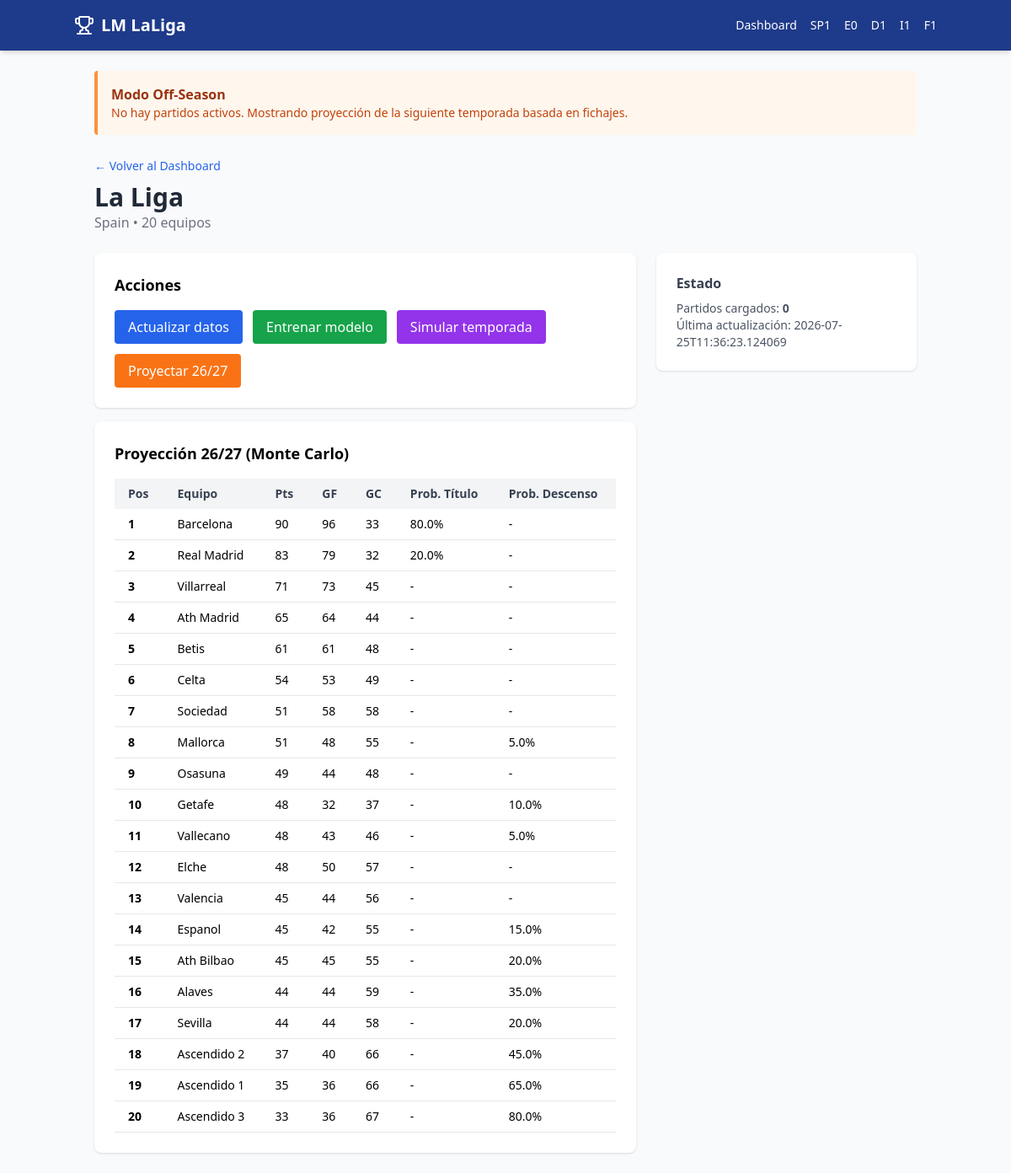
/league/SP1, run on the app's committed database.
### tables this page shows
CREATE TABLE leagues (
    id INTEGER PRIMARY KEY,
    code TEXT UNIQUE NOT NULL,
    name TEXT NOT NULL,
    country TEXT,
    season TEXT,
    last_updated TEXT,
    is_active INTEGER DEFAULT 0
);

CREATE TABLE simulations (
    id INTEGER PRIMARY KEY,
    model_run_id INTEGER NOT NULL,
    sim_count INTEGER,
    standings_json TEXT, label TEXT DEFAULT 'Temporada actual',
    FOREIGN KEY (model_run_id) REFERENCES model_runs(id)
);

### app/routers/leagues.py (the view)
@router.get("/league/{league_code}")
async def league_detail(request: Request, league_code: str, db=Depends(get_db_dependency)):
    config = get_league_config(league_code)
    cursor = await db.execute(
        "SELECT * FROM leagues WHERE code=?", (league_code,)
    )
    league_row = await cursor.fetchone()
    cursor = await db.execute(
        "SELECT COUNT(*) as total FROM matches WHERE league_code=?", (league_code,)
    )
    match_count = (await cursor.fetchone())["total"]
    offseason = await is_offseason(db, league_code)
    cursor = await db.execute(
        """
        SELECT s.standings_json, s.label
        FROM simulations s
        LEFT JOIN model_runs mr ON s.model_run_id = mr.id
        WHERE mr.league_code = ? OR s.model_run_id IS NULL
        ORDER BY s.id DESC
        LIMIT 1
        """,
        (league_code,)
    )
    sim_row = await cursor.fetchone()
    sim_standings = json.loads(sim_row["standings_json"]) if sim_row else None
    sim_label = sim_row["label"] if sim_row else None
    next_label = config.get("next_season", {}).get("label", "próxima temporada")
    return templates.TemplateResponse(
        request,
        "league_detail.html",
        {
            "league": config,
            "league_code": league_code,
            "db_league": dict(league_row) if league_row else None,
            "match_count": match_count,
            "is_offseason": offseason,
            "sim_standings": sim_standings,
            "sim_label": sim_label,
            "next_season_label": next_label
        }
    )

### app/templates/league_detail.html (shortened to what this page needs)
{% extends "base.html" %}
{% block content %}
{% if is_offseason %}
<div class="bg-orange-50 border-l-4 border-orange-400 p-4 mb-6 rounded">
    <p class="font-semibold text-orange-800">Modo Off-Season</p>
    <p class="text-sm text-orange-700">No hay partidos activos. Mostrando proyección de la siguiente temporada basada en fichajes.</p>
</div>
{% endif %}
<div class="mb-6">
    <a href="/" class="text-blue-600 hover:underline text-sm">← Volver al Dashboard</a>
    <h1 class="text-3xl font-bold mt-2 text-gray-800">{{ league.name }}</h1>
    <p class="text-gray-500">{{ league.country }} • {{ league.teams }} equipos</p>
</div>
<div class="grid grid-cols-1 lg:grid-cols-3 gap-6">
    <div class="lg:col-span-2 space-y-4">
        <div class="bg-white rounded-lg shadow p-6">
            <h2 class="text-lg font-bold mb-4">Acciones</h2>
            <div class="flex flex-wrap gap-3">
                <button hx-post="/api/jobs/?job_type=update_data&league_code={{ league_code }}"
                        hx-target="#job-container"
                        hx-swap="beforeend"
                        class="bg-blue-600 text-white px-4 py-2 rounded hover:bg-blue-700 transition">
                    Actualizar datos
                </button>
                <button hx-post="/api/jobs/?job_type=train&league_code={{ league_code }}"
                        hx-target="#job-container"
                        hx-swap="beforeend"
                        class="bg-green-600 text-white px-4 py-2 rounded hover:bg-green-700 transition">
                    Entrenar modelo
                </button>
                <button hx-post="/api/jobs/?job_type=simulate&league_code={{ league_code }}"
                        hx-target="#job-container"
                        hx-swap="beforeend"
                        class="bg-purple-600 text-white px-4 py-2 rounded hover:bg-purple-700 transition">
                    Simular temporada
                </button>
                <button hx-post="/api/jobs/?job_type=project_next_season&league_code={{ league_code }}"
                        hx-target="#job-container"
                        hx-swap="beforeend"
                        class="bg-orange-500 text-white px-4 py-2 rounded hover:bg-orange-600 transition">
                    Proyectar {{ next_season_label }}
                </button>
            </div>
        </div>
        {% if sim_standings %}
        <div class="bg-white rounded-lg shadow p-6">
            <h2 class="text-lg font-bold mb-4">
                {{ sim_label or "Clasificación Proyectada" }} (Monte Carlo)
            </h2>
            {% with standings=sim_standings %}
                {% include "partials/standings_table.html" %}
            {% endwith %}
        </div>
        {% else %}
        <div class="bg-white rounded-lg shadow p-6">
            <h2 class="text-lg font-bold mb-4">Clasificación</h2>
            <p class="text-gray-500">Entrena un modelo y ejecuta una simulación para ver la clasificación proyectada.</p>
        </div>
        {% endif %}
    </div>
    <div class="space-y-4">
        <div class="bg-white rounded-lg shadow p-6">
            <h3 class="font-bold text-gray-700 mb-2">Estado</h3>
            <p class="text-sm text-gray-600">Partidos cargados: <span class="font-semibold">{{ match_count }}</span></p>
            {% if db_league and db_league.last_updated %}
            <p class="text-sm text-gray-600">Última actualización: {{ db_league.last_updated }}</p>
            {% endif %}
        </div>
    </div>
</div>
{% endblock %}

### data on the page
leagues: name "La Liga", country "Spain", last_updated "2026-07-25T11:36:23.124069"
simulations: label "Proyección 26/27"

### other printed values
{{ league }} "SP1" "E0" "D1" "I1" "F1"
{{ league.teams }} "20"
{{ next_season_label }} "26/27"
{{ team.name }} "Barcelona" "Real Madrid" "Villarreal" "Ath Madrid" "Betis" "Celta" "Sociedad" "Mallorca" "Osasuna" "Getafe" "Vallecano" "Elche" "Valencia" "Espanol" "Ath Bilbao" "Alaves" "Sevilla" "Ascendido 2" "Ascendido 1" "Ascendido 3"
{{ team.points }} "90" "83" "71" "65" "61" "54" "51" "51" "49" "48" "48" "48" "45" "45" "45" "44" "44" "37" "35" "33"
{{ team.gf }} "96" "79" "73" "64" "61" "53" "58" "48" "44" "32" "43" "50" "44" "42" "45" "44" "44" "40" "36" "36"
{{ team.ga }} "33" "32" "45" "44" "48" "49" "58" "55" "48" "37" "46" "57" "56" "55" "55" "59" "58" "66" "66" "67"
{{ "%.1f"|format(team.champion_prob * 100) }} "80.0" "20.0"
{{ "%.1f"|format(team.relegation_prob * 100) }} "5.0" "10.0" "5.0" "15.0" "20.0" "35.0" "20.0" "45.0" "65.0" "80.0"
{{ match_count }} "0"
